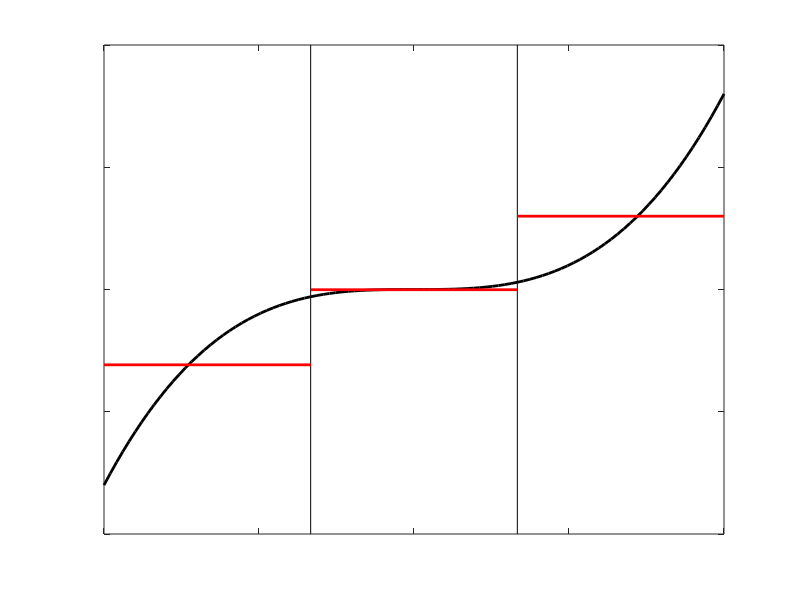
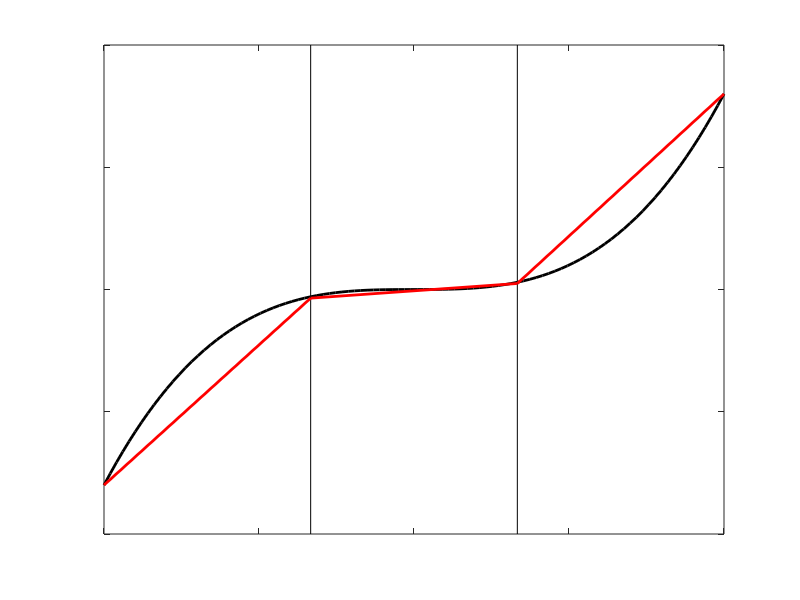
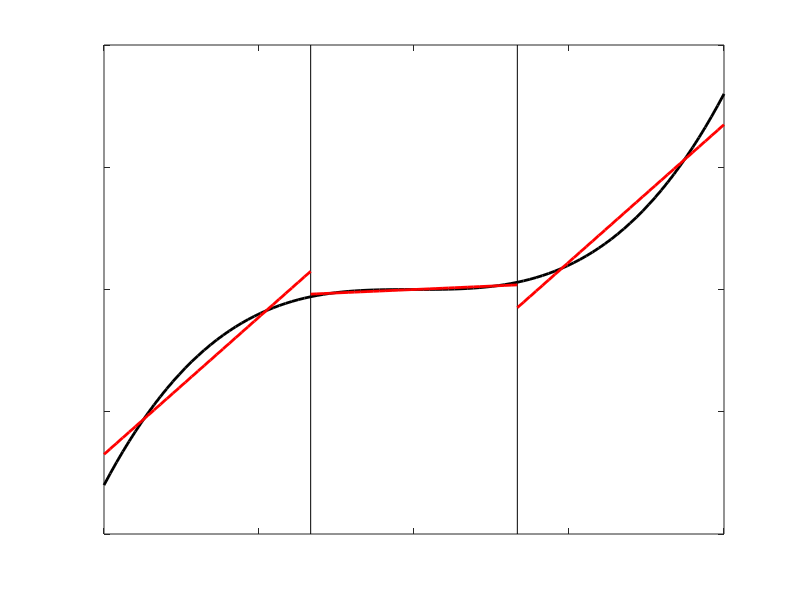

Write the MATLAB code that produced these figures, in order.
x = linspace(-2,2);
y = x.^3;
x1 = -2/3;
x2= 2/3;
mean1 = mean(y(1:33));
mean2 = mean(y(34:66));
mean3 = mean(y(67:100));


figure
plot(x,y, 'black', 'LineWidth',2)
set(gca, 'XTickLabelMode', 'manual', 'XTickLabel', []);
set(gca, 'YTickLabelMode', 'manual', 'YTickLabel', []);
y1=get(gca,'ylim');
hold on
plot([x1 x1],y1, 'black')
hold on
plot([x2 x2],y1, 'black')
hold on
plot([-2, -2/3], [mean1, mean1], 'r', 'LineWidth',2);
hold on
plot([-2/3, 2/3], [mean2, mean2], 'r', 'LineWidth',2);
hold on
plot([2/3, 2], [mean3, mean3], 'r', 'LineWidth',2);
hold off

figure
plot(x,y, 'black', 'LineWidth',2)
set(gca, 'XTickLabelMode', 'manual', 'XTickLabel', []);
set(gca, 'YTickLabelMode', 'manual', 'YTickLabel', []);
hold on
plot([x1 x1],y1, 'black')
hold on
plot([x2 x2],y1, 'black')
hold on
plot([-2, -2/3], [y(1), y(33)], 'r', 'LineWidth',2);
hold on
plot([-2/3, 2/3], [y(33), y(66)], 'r', 'LineWidth',2);
hold on
plot([2/3, 2], [y(66), y(100)], 'r', 'LineWidth',2);

figure
plot(x,y, 'black', 'LineWidth',2)
set(gca, 'XTickLabelMode', 'manual', 'XTickLabel', []);
set(gca, 'YTickLabelMode', 'manual', 'YTickLabel', []);
hold on
plot([x1 x1],y1, 'black')
hold on
plot([x2 x2],y1, 'black')
hold on
yp1 = polyfit(x(1:34), y(1:34), 1)
plot(x(1:34), polyval(yp1, x(1:34)), 'r', 'LineWidth',2);
yp2 = polyfit(x(34:67), y(34:67), 1)
plot(x(34:67), polyval(yp2, x(34:67)), 'r', 'LineWidth',2);
yp3 = polyfit(x(67:100), y(67:100), 1)
plot(x(67:100), polyval(yp3, x(67:100)), 'r', 'LineWidth',2);


